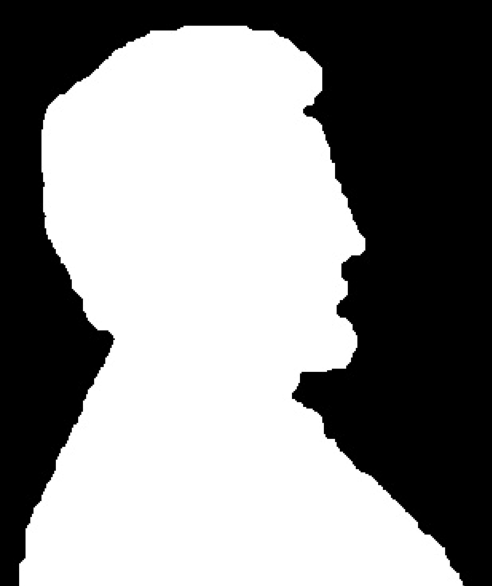
#> input picture - Imagens/ShadowMan.png, 492 x 586 px, found by its file name
$ jupyter execute 'Detecção_de_Contornos_com_Erosão_e_Dilatação.ipynb'
#> lines starting #> are read from the running program, lines starting #| are printed output that depends on the picture
[cell 1]
#Import das Libs
import matplotlib as mpl
import numpy as np
import math
import cv2
from matplotlib import pyplot as plot

[cell 2]
#Realiza-se o Upload da Imagem para o Google Colab.
#Importação + Conversão para Escala de Cinza
img = cv2.imread('ShadowMan.png', 0)
#> img is the input picture: shape (586, 492); min 0, max 255, mean 141.2

[cell 3]
#Visualização da Imagem
plot.imshow(img,cmap='gray')
plot.show()

[cell 4]
#Em seguida, cria um EE de 5x5 com 1's
EE = cv2.getStructuringElement(cv2.MORPH_RECT,(5,5))

[cell 5]
#Visualização do EE
print(EE)

[cell 6]
#Aplicação do Operador da Erosão
erosao = cv2.erode(img,EE,iterations = 1)
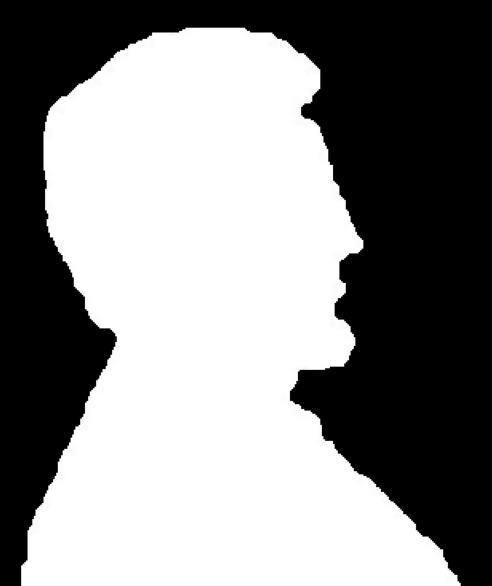
#> erosao: shape (586, 492); min 0, max 255, mean 137.6

[cell 7]
#Computação do Contorno
contorno = img - erosao
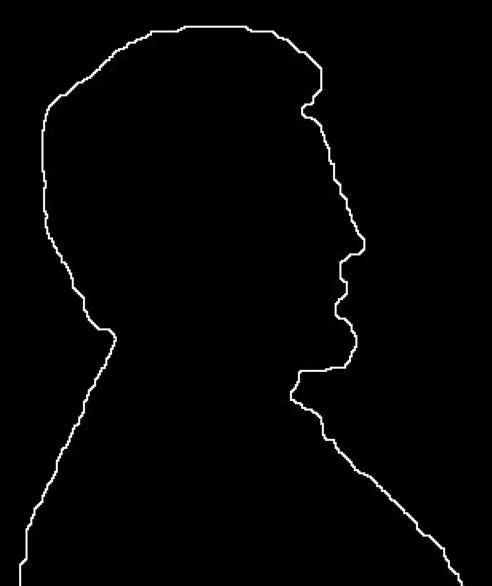
#> contorno: shape (586, 492); min 0, max 255, mean 3.5

[cell 8]
#Exibição dos Resultados
fig = plot.figure(figsize=(30, 30))
plot.figsize=(50, 50)
ax1 = fig.add_subplot(1,3,1)
ax1.imshow(img,cmap = 'gray')
plot.title('Imagem Original')
ax2 = fig.add_subplot(1,3,2)
ax2.imshow(erosao,cmap = 'gray')
plot.title('Erosão')
ax3 = fig.add_subplot(1,3,3)
ax3.imshow(contorno,cmap = 'gray')
plot.title('Contorno')
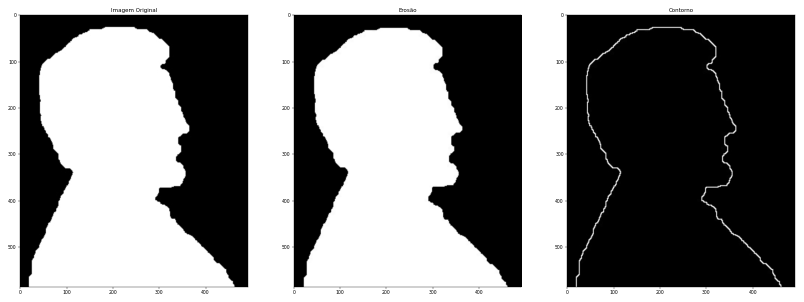
#> figure drawn by matplotlib, 3 panels
